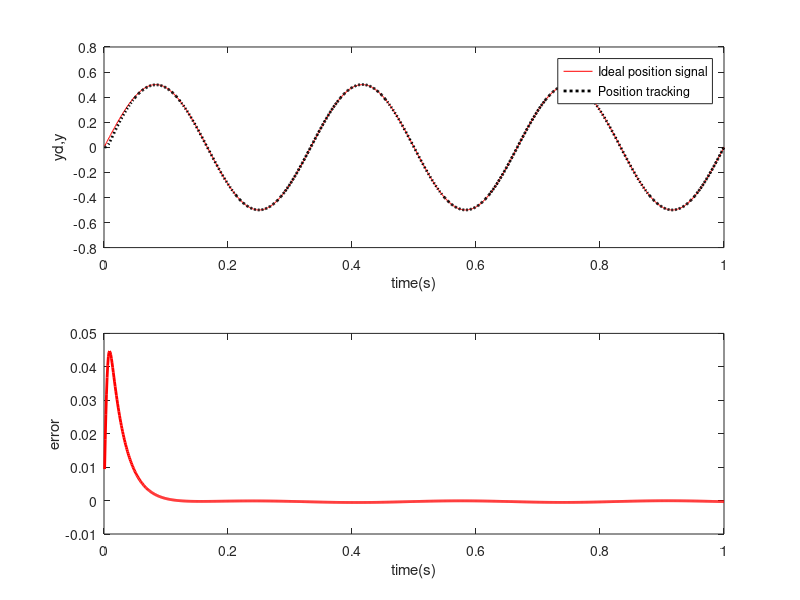
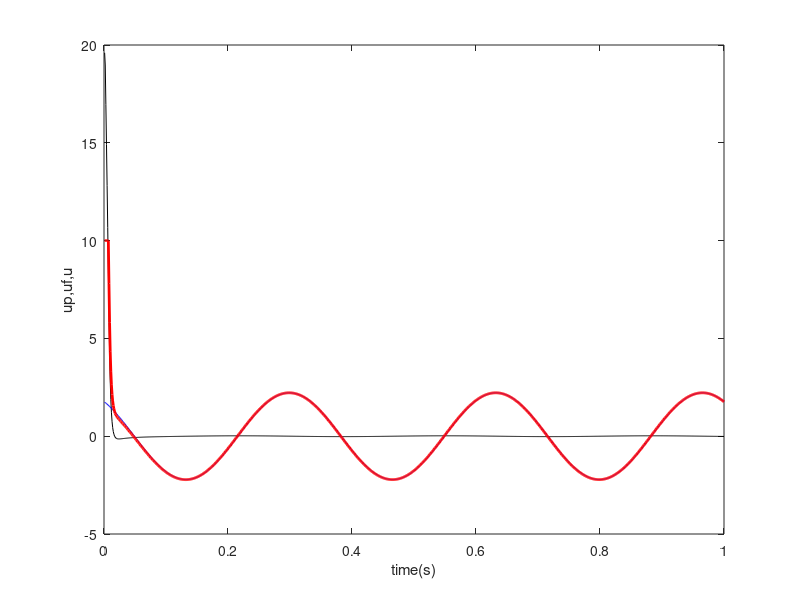

Source code (MATLAB) for these figures, in order:
%PID Feedforward Controler
clear all;
close all;

ts=0.001;
sys=tf(133,[1,25,0]);
dsys=c2d(sys,ts,'z');
[num,den]=tfdata(dsys,'v');

u_1=0;u_2=0;
y_1=0;y_2=0;

error_1=0;ei=0;
for k=1:1:1000
time(k)=k*ts;
   
A=0.5;F=3.0;
yd(k)=A*sin(F*2*pi*k*ts); 
dyd(k)=A*F*2*pi*cos(F*2*pi*k*ts);
ddyd(k)=-A*F*2*pi*F*2*pi*sin(F*2*pi*k*ts);

%Linear model
y(k)=-den(2)*y_1-den(3)*y_2+num(2)*u_1+num(3)*u_2;

error(k)=yd(k)-y(k);

ei=ei+error(k)*ts;

up(k)=80*error(k)+20*ei+2.0*(error(k)-error_1)/ts;

uf(k)=25/133*dyd(k)+1/133*ddyd(k);

M=2;
if M==1        %Only using PID
	u(k)=up(k);
elseif M==2    %PID+Feedforward
	u(k)=up(k)+uf(k);
end

if u(k)>=10
   u(k)=10;
end
if u(k)<=-10
   u(k)=-10;
end

u_2=u_1;u_1=u(k);
y_2=y_1;y_1=y(k);
error_1=error(k);
end
figure(1);
subplot(211);
plot(time,yd,'r',time,y,'k:','linewidth',2);
xlabel('time(s)');ylabel('yd,y');
legend('Ideal position signal','Position tracking');
subplot(212);
plot(time,error,'r','linewidth',2);
xlabel('time(s)');ylabel('error');
figure(2);
plot(time,up,'k',time,uf,'b',time,u,'r','linewidth',2);
xlabel('time(s)');ylabel('up,uf,u');